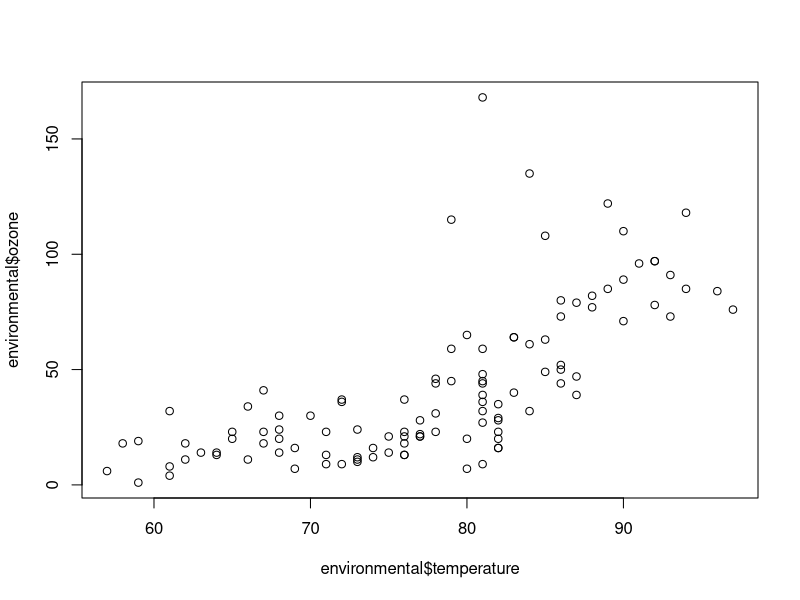
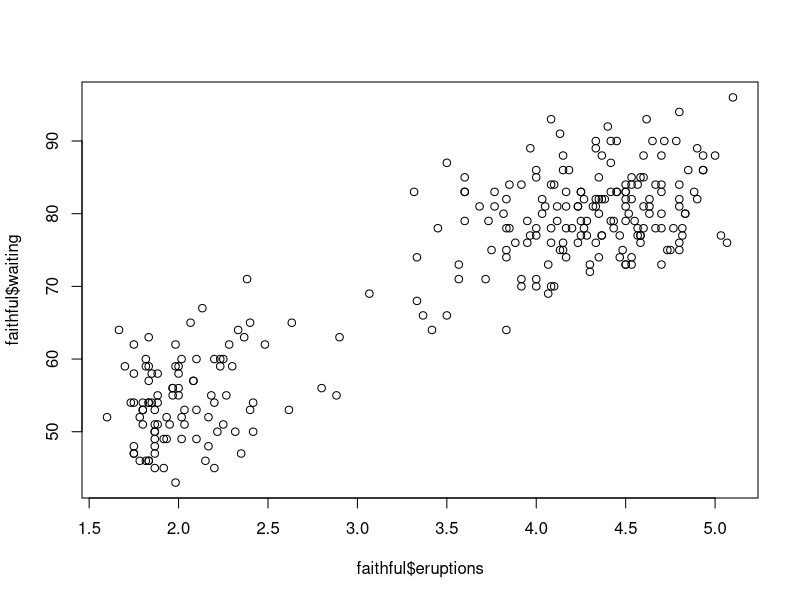

Here is the R script that generated these plots, in order:
########################################
# Author: Alex Keller
# Date created: 11:06 AM 11/14/2017
# Date last edited: 11:06 AM 11/14/2017
# Semester: Fall2017
# Class: Geog306
# Assignment name: Lab07
########################################

#### Example ####
#Is temperature related to ozone?

#Acquire the data
require(lattice)

#Make a scatterplot
plot(environmental$temperature,environmental$ozone)

# Find r to check the "go-togetherness" of x and y
r <- cor(environmental$temperature,environmental$ozone)

# use the ordinal data 
rs<-cor(rank(environmental$temperature),rank(environmental$ozone),m="s")

# Test rho to see whether or not there is a correlation between x and y.
cor.test(environmental$temperature,environmental$ozone)

#Use the Spearman Method -- nondirectional
cor.test(rank(environmental$temperature), rank(environmental$ozone), method = "spearm")

#Test for directional alternatives 
cor.test(rank(environmental$temperature), rank(environmental$ozone), method = "spearm", alternative = "greater")

cor.test(rank(environmental$temperature), rank(environmental$ozone), method = "spearm", alternative = "less")

### Lab 7 ###
data("faithful")

plot(faithful$eruptions, faithful$waiting)

r <- cor(faithful$eruptions, faithful$waiting)

# Ranks the data ordinally for spearmans
rs<-cor(rank(faithful$eruptions), rank(faithful$waiting),m="s")

cor.test(faithful$eruptions, faithful$waiting)

cor.test(rank(faithful$eruptions), rank(faithful$waiting), method = "spearm")
